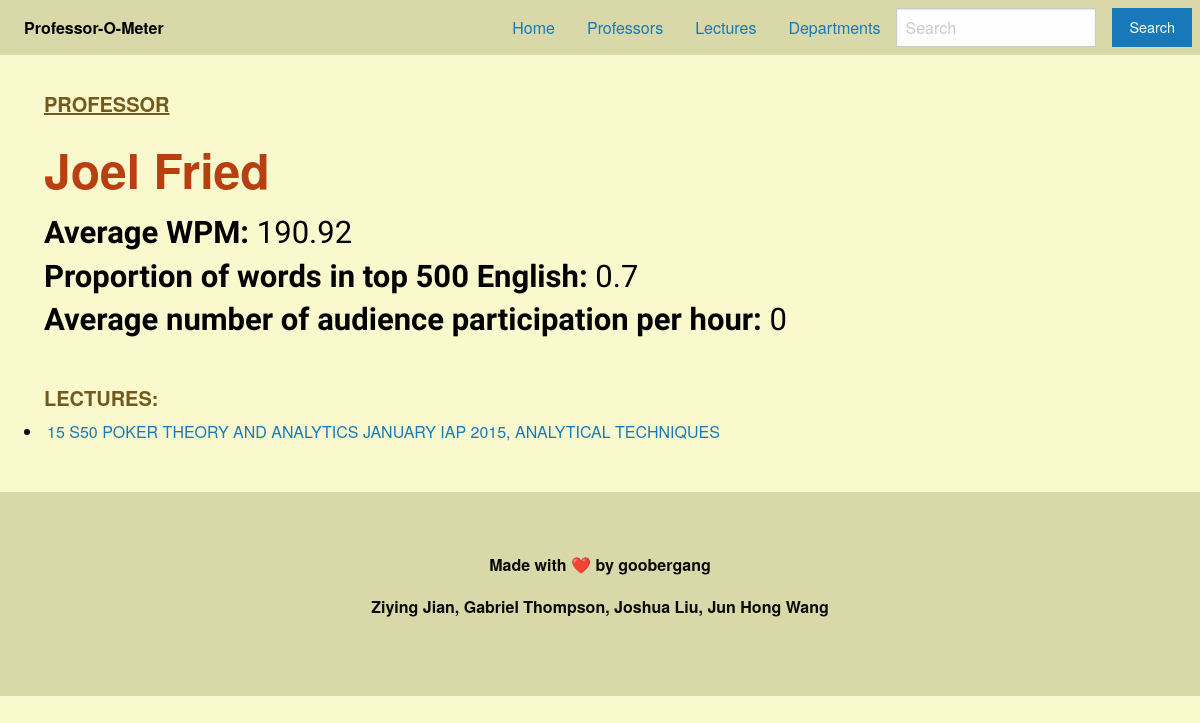
The page /prof/42 on the database as committed earlier.
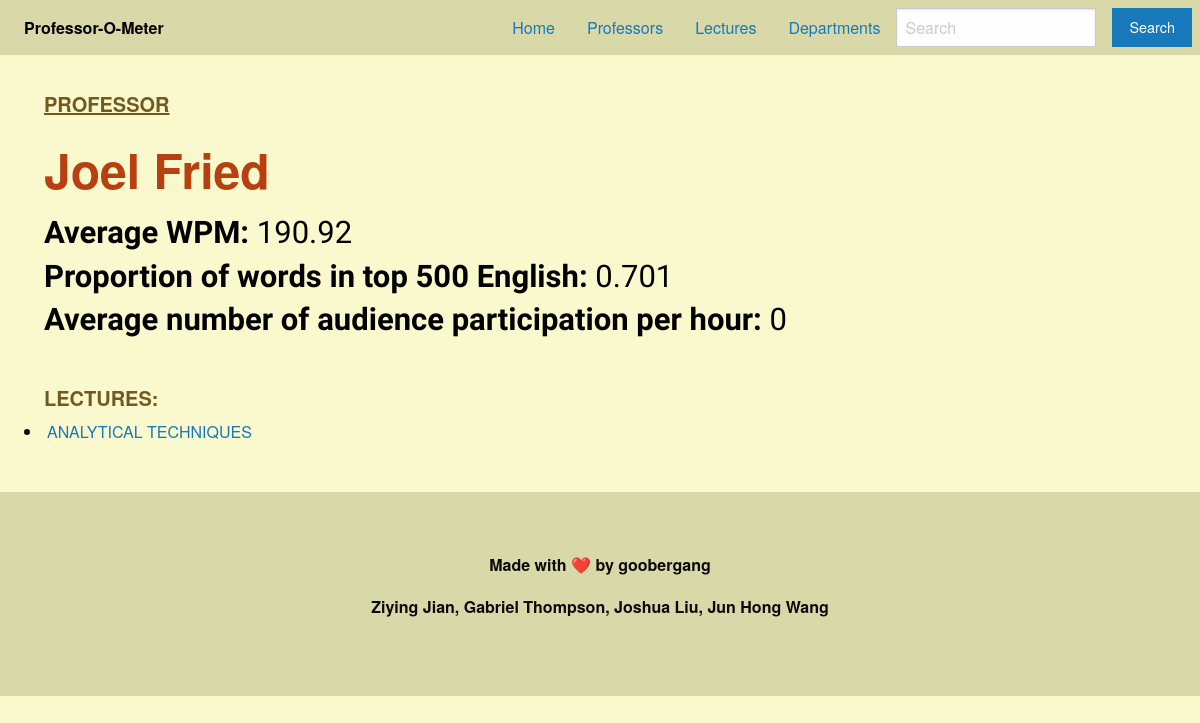
The same page on the database as committed later.
### tables this page shows
CREATE TABLE Professor(professor_id int primary key, professor text, speed int, vocabulary int, stu_interact int);

CREATE TABLE Lectures(Lecture_id int primary key, course_title text, lecture_title text, professor_id int, topic text, speed int, vocabulary int);

### app/__init__.py (the view)
@app.route("/prof/<prof_id>", methods=["GET"])
def prof_info(prof_id):
    prof_lectures = get_lectures_from_prof_id(prof_id)
    info = get_professor_info(prof_id)
    n=info[1] # Name
    s=info[2] # Speed
    v=info[3] # vocab
    i=info[4] # student interaction
    return render_template("prof_info.html", ID=prof_id, LECTURES=prof_lectures, SPEED=s, VOCAB=v, INTERACTION=i, NAME=n)

### app/db.py (called while the page is built)
def get_professor_info(ID):
    c = db.cursor()
    c.execute("select * from Professor where (professor_id = ?)", (ID,))
    data = c.fetchall()
    c.close()
    if data == None :
        return []
    return data[0]

def get_lectures_from_prof_id(ID):
    c = db.cursor()
    c.execute("select Lecture_id,lecture_title from Lectures where (professor_id = ?)", (ID,))
    data = c.fetchall()
    c.close()
    if data == None :
        return []
    Titles = [[Title[0], Title[1]] for Title in data]
    return Titles

### app/templates/prof_info.html (shortened to what this page needs)
<!DOCTYPE html>
<html lang="en">
<head>
    <link rel="stylesheet" href="https://cdn.jsdelivr.net/npm/foundation-sites@6.7.5/dist/css/foundation.min.css"
>
    <link rel="stylesheet" href="static/css/stylesheet.css">
</head>
<body>
    <nav id="navbar" class="top-bar" data-topbar role="navigation">
        <div id="navbar" class="top-bar-left">
            <ul id="navbar" class="dropdown menu" data-responsive-menu="drilldown medium-dropdown">
                <li id="menu-text" class="menu-text">Professor-O-Meter</li>
            </ul>
        </div>
        <div id="navbar" class="top-bar-right">
            <ul id="navbar" class="dropdown menu" data-responsive-menu="drilldown medium-dropdown">
                <li><a href="/">Home</a></li>
                <li><a href="/professor">Professors</a></li>
                <li><a href="/lecture">Lectures</a></li>
                <li><a href="/departments">Departments</a></li>
                <ul class="menu">
                    <li>
                        <form id="navbar" action="/result" class="search-form">
                            <input type="search" placeholder="Search" name="search">
                    </li>
                    <li><button id="search_button" type="submit" class="button">Search</button>
                    </li>
                </ul>
        </div>
    </nav>
    <div style="margin-left: 2vw">
        <h2><u>PROFESSOR</u></h2>
        <h1 id="prof_name">{{NAME}} <br></h1>
        <h3>
        <b>Average WPM:</b> {{SPEED}} <br>
        <b>Proportion of words in top 500 English:</b> {{VOCAB}} <br>
        <b>Average number of audience participation per hour:</b> {{INTERACTION}}<br>
        <h2>LECTURES:</h2>
        {% for lecture in LECTURES %}
        </h3>
        <li><a href={{ url_for( 'lecture_info' ,lecture_id=lecture[0])}}>
                {{lecture[1]}}
            </a></li>
        {% endfor %}
    </div>
    <br><br>
  <footer class="footer">
    <div class="grid-container">
        <div class="grid-x grid-padding-x">
        <div class="cell small-12">
            <p>Made with ❤️ by goobergang</p>
            <p>Ziying Jian, Gabriel Thompson, Joshua Liu, Jun Hong Wang</p>
        </div>
        </div>
    </div>
  </footer>
</body>
</html>

### app/static/css/stylesheet.css (style rules this page uses)
#navbar { background-color: #d9d8a9; align-items: center; }
#menu-text { color: black }
.footer { background-color: #d9d8a9; padding: 60px; text-align: center; font-weight: bold; }
h1 { font-weight: bold; padding-left: 20px; padding-top: 20px; }
h2 { padding-left: 20px; color: #73591e; font-weight: bold; }
h3 { padding-left: 20px; color: black; }
body { background-color: #faf9cd; }

### app/templates/prof_info.html (style rules this page uses)
#navbar { background-color: #d9d8a9; align-items: center; }
#menu-text { color: black }
.footer { background-color: #d9d8a9; padding: 60px; text-align: center; font-weight: bold; }
#prof_name { color: #b83f0f }
h1 { font-weight: bold; padding-left: 20px; padding-top: 10px; }
h2 { font-size: 20px; padding-top: 35px; padding-left: 20px; color: #73591e; font-weight: bold; }
h3 { font-family: Work Sans, sans-serif; padding-left: 20px; color: black; }
body { background-color: #faf9cd; }

Rows that differ between the two databases and show on the page:
changed Professor "Joel Fried": vocabulary "0.7" → "0.701"
changed Lectures: lecture_title "15 S50 POKER THEORY AND ANALYTICS JANUARY IAP 2015, ANALYTICAL TECHNIQUES" → "ANALYTICAL TECHNIQUES"
